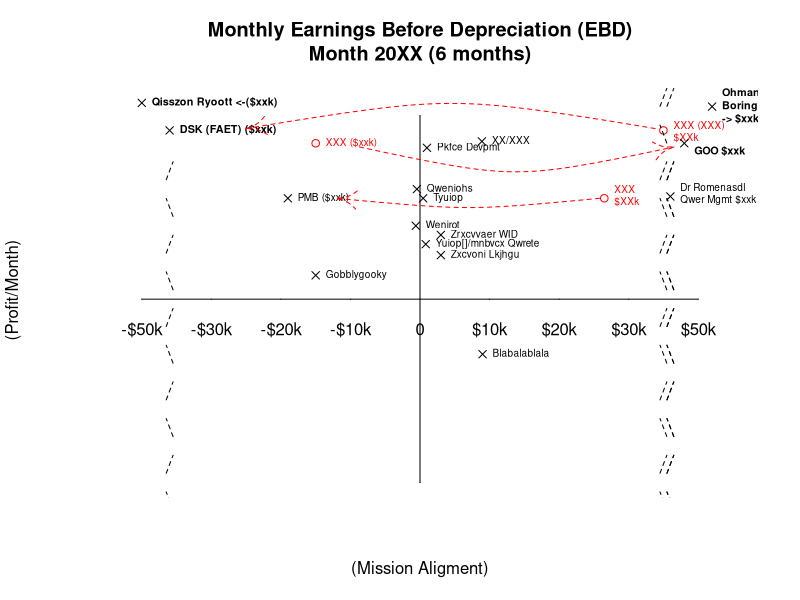

This chart was generated by the following R code:
#just plotting of labeled points with curved lines between matches

X<-c(-40,-15,40,-5,2,1,3,3.5,4.25,2,24.5,	26.5,38,-4,-4,-8)
Y<-c(10.75,8.8,9.2,8.9,-3,6,5.5,3,3.5,8.25,6.5,5.5,10.25,4,2.4,1.3)
Z<-c("Mission Support
<-($xxk)","XXX
$xxk","

XXX  
(XXXX)","XX/XXX","sifla e mapekng","Wenirot","Poiuy","Yuiop[]/mnbvcx Qwrete","Qweritval WID","Pkfce 
Devpmt","Qe Mioeinn Eo;q Okwf","VMB","Qweritvaaa
 Poiuale","Asdfgvot","Zxcvoni Lkjhgu","Blabalablala")

X<-c(-15,35,26.5)
Y<-c(8.5,9.2,5.5)
Z<-c("XXX ($xxk)","
XXX (XXX) 
$XXk","XXX 
$XXk")

plot(X, Y, main="Monthly Earnings Before Depreciation (EBD)
Month 20XX (6 months)", sub="",
   xlab="(Mission Aligment)", ylab="(Profit/Month)",
   xlim=c(-45, 45), ylim=c(-10, 11), col="red",axes=FALSE) 
text(X,Y,Z, cex=0.6, pos=4,col="red")

xm<-c(8.9,-.6,3,-15,1,-.45,.45,3,.825,36,-19,9)
xmb<-c(38,-40,42,-36)
ym<-c(8.6,4,2.4,1.3,8.25,6,5.5,3.5,3,5.6,5.5,-3)
ymb<-c(8.5,10.7,10.5,9.2)
zm<-c("XX/XXX","Wenirot","Zxcvoni Lkjhgu", "Gobblygooky","Pkfce Devpmt","Qweniohs","Tyuiop","Zrxcvvaer WID","Yuiop[]/mnbvcx Qwrete","Dr Romenasdl 
Qwer Mgmt $xxk","PMB ($xxk)","Blabalablala")
zmb<-c("

GOO $xxk","Qisszon Ryoott <-($xxk)","
Ohmanthisis 
Boring
-> $xxk","DSK (FAET) ($xxk)")
lines(xm,ym, type="b", pch=4, col="black", lty=0)
text(xm,ym,zm, cex=.6, pos=4,col="black")
lines(xmb,ymb,type="b",pch=4,col="black",lty=0)
text(xmb,ymb,zmb, cex=.65,pos=4,col="black",font=2)
 

axis(side=2,pos=0, tck=0, at = c(-10,10), labels = NA) 
axis(side=1,pos=0, tck=0, at = c(-40,-30,-20,-10,0,10,20,30,40),labels = c("-$50k","-$30k","-$20k","-$10k","0","$10k","$20k","$30k","$50k"))

lm1x<-c(38,-11)
lm1y<-c(8.8,8.8)

lm2x<-c(-16,26.5)
lm2y<-c(5.5,5.5)

lm3x<-c(-28,40)
lm3y<-c(9.2,9.2)

#arrows(-29.4,9.3,34.1,9.3,length=.15,angle=30, col='red',lty=2)
#arrows(36.5,8.9,-11.2,8.9,length=.15, angle=30, col='red', lty=2)
#arrows(-16,5.5,26.1,5.5,length=.15,angle=30, col='red',lty=2)
igraph:::igraph.Arrows(34.1,9.3,-25,9.3, curved=-.07, sh.col='red', sh.lty=2)
igraph:::igraph.Arrows(-9,8.3,36.5,8.3, curved=-.09, sh.col='red', sh.lty=2)
igraph:::igraph.Arrows(26.1,5.5,-12,5.5, curved=.04, sh.col='red', sh.lty=2)

cutptrtx<-c(36,34,36,34,36,34,36,34,36,34,36,34,36)
cutptrty<-c(-12,-10,-8,-6,-4,-2,0,2,4,6,8,10,12)
lines(cutptrtx,cutptrty,type="c",col="black",lty=2)
cutptrtx<-c(37,35,37,35,37,35,37,35,37,35,37)
cutptrty<-c(-12,-10,-8,-6,-4,-2,0,2,4,6,8)
cutptlfx<-c(35,37)
cutptlfy<-c(10,12)
lines(cutptlfx,cutptlfy,type="c",col="black",lty=2)
lines(cutptrtx,cutptrty,type="c",col="black",lty=2)
cutptlfx<-c(-34,-36,-34,-36,-34,-36,-34,-36,-34,-36,-34)
cutptlfy<-c(-12,-10,-8,-6,-4,-2,0,2,4,6,8)
lines(cutptrtx,cutptrty,type="c",col="black",lty=2)
cutptlfx<-c(-35,-37,-35,-37,-35,-37,-35,-37,-35,-37,-35)
cutptrlfy<-c(-12,-10,-8,-6,-4,-2,0,2,4,6,8)
lines(cutptlfx, cutptrlfy, type="c",col="black",lty=2)

